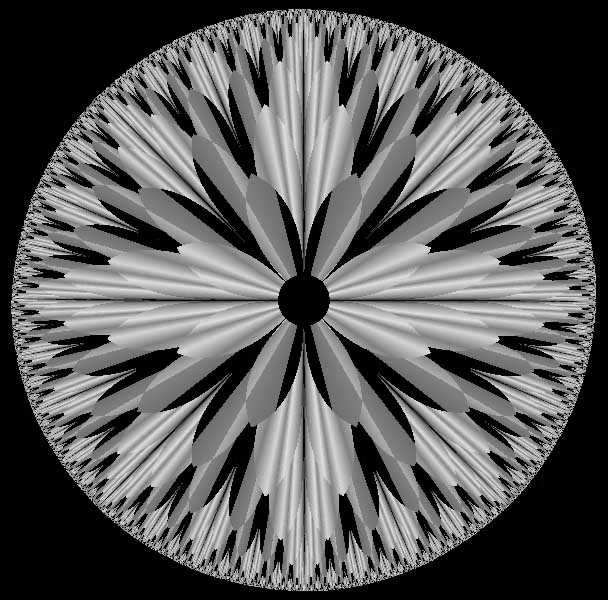
#> input picture immagini/Immagini/frattale.jpg, 608 x 600 px, found by its file name
$ python esercizio_3.py
#> lines starting #> are read from the running program, lines starting #| are printed output that depends on the picture
### immagini/Immagini/bitop.py
# -*- coding: utf-8 -*-
"""
Functions to get and set bit-planes.
Created on Tue Mar 23 17:25:56 2021

@author: Davide
"""

# [22 lines left out: function bitget, not called in this run]

def bitset(x, index, v):
    """
    Return an unsigned integer array modifying a bit-plane of a given array.

    Parameters
    ----------
    x : unsigned integer array
        Modify the bit-plane from this array.
    index : int
        Posizion of bit-plane to modify.
        It must be less than number of bits in the integer class of x.
    v : 0 or 1 or boolean arry
        Value or values used to modify the bit-plane.
        The bits where v is False are set to 0 (off), and
        The bits where v is True are set to 1 (on).

    Returns
    -------
    unsigned integer array of the same shape of x
        Array with the modified bit-plane.

    Example
    -------
    a = bitset(x,0,1)

    """

    import numpy
    if x.dtype not in [numpy.uint8, numpy.uint16, numpy.uint32, numpy.uint64]:
        raise ValueError("Only uint8, uint16, uint32, and uint64 are supported as dtype!")
    if numpy.isscalar(v):
        v = numpy.asarray([v!=0,], dtype=x.dtype)
    else:
        v = numpy.asarray(v!=0, dtype=x.dtype)
    vp = v << index
    vn = ~((1-v) << index)

    return (x & vn) | vp


### esercitazioni/esercitazione_2/esercizio_3.py
# porre a zero i bit usando il pit plane slicing

import numpy as np
import matplotlib.pyplot as plt
import scipy.ndimage as ndi
import skimage.io as io
import sys
sys.path.insert(1,'C:\\Users\\rocco\\Documents\\università\\ESM\\laboratorio')
import immagini.Immagini.bitop as bit

path = 'C:\\Users\\rocco\\Documents\\università\ESM\\laboratorio\\immagini\\Immagini\\frattale.jpg'

x = np.uint8(io.imread(path))
#> x is the input picture: shape (600, 608); min 0, max 245, mean 89.1
y = x.copy()
for i in range(5):
    y = bit.bitset(y, i, 0)
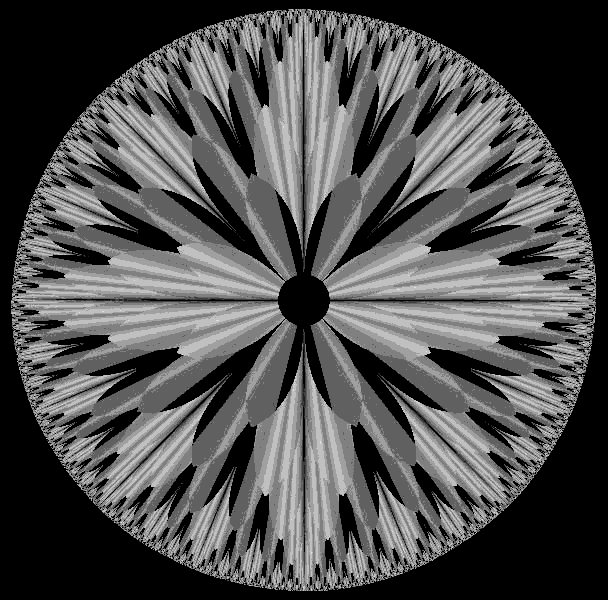
#> y: shape (600, 608); min 0, max 224, mean 78.7

plt.figure(1)
plt.subplot(1,2,1)
plt.imshow(x, cmap='gray', clim=[0,255])
plt.subplot(1,2,2)
plt.imshow(y, cmap='gray', clim=[0,255])
plt.show()
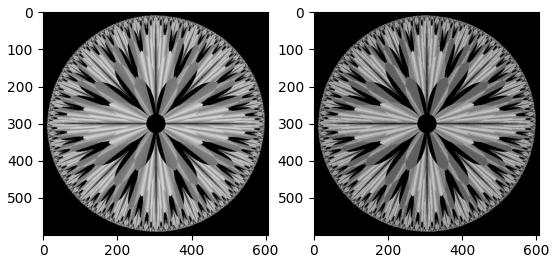
#> figure drawn by matplotlib, 2 panels

# posso rimuovere fino ai 4 livelli meno significativi per avere risultati accettabili di compressione

$ run again, with immagini/Immagini/bebe.jpg copied over immagini/Immagini/frattale.jpg
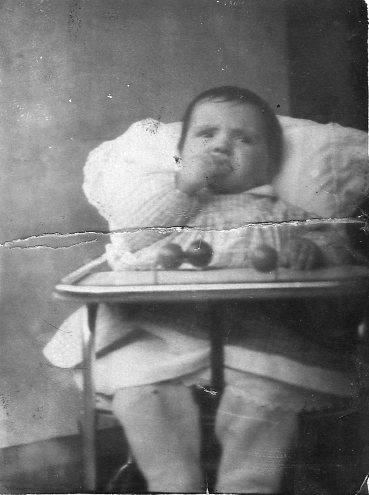
#> input picture immagini/Immagini/bebe.jpg, 369 x 495 px, found by its file name
#> x is the input picture: shape (495, 369); min 0, max 255, mean 119.7
#> after the loop `for i in range(5):`:
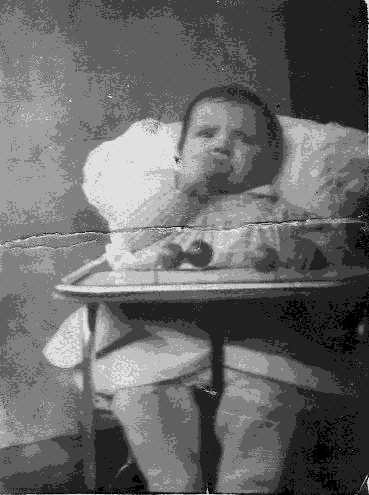
#> y: shape (495, 369); min 0, max 224, mean 104.4
#> `plt.show()`:
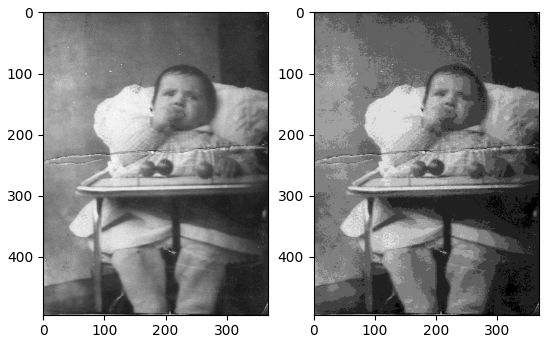
#> figure drawn by matplotlib, 2 panels
